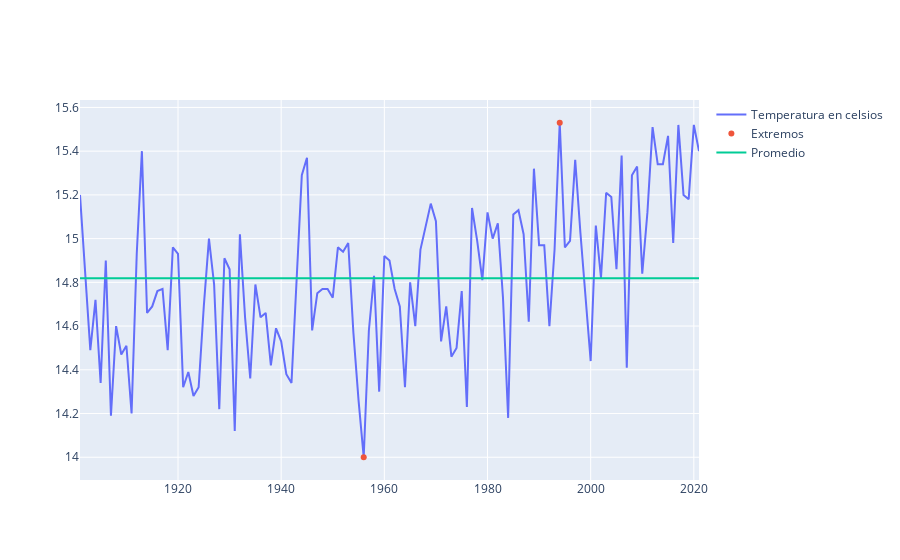

Notebook cell for this chart:
### Code cell
pais = 'ARG'
df = table1[table1['codigo'] == pais]
avg = df['temperatura'].mean()
maxmin = df[(df['temperatura'] == df['temperatura'].max()) | (df['temperatura'] == df['temperatura'].min())]
fig = go.Figure()
fig.add_trace(go.Scatter(x = df['year'], y = df['temperatura'], name = 'Temperatura en celsios'))
fig.add_trace(go.Scatter(x = maxmin['year'], y = maxmin['temperatura'], mode = 'markers', name = 'Extremos'))
fig.add_trace(go.Scatter(x = df['year'], y = avg*np.ones(len(df)), name = 'Promedio'))
fig.show()
